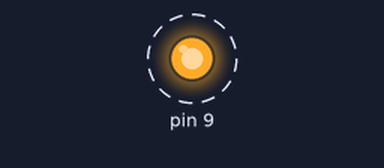
A sketch run on a simulated Arduino Uno, built with avr-gcc and run on an emulated ATmega328P. Parts: output pins drawn as LEDs (lit = HIGH). Dashed ring = blinking.

Above: at 0.5 s.
Timing chart, 0 to 4.6 s (numbered marks = the images above):
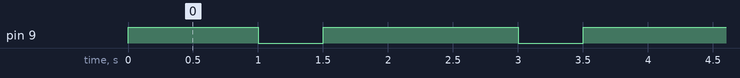

The sketch:

Native_TX_RX_LED_Control.ino
```cpp
//Manually use native TX and RX LEDs to show native USB traffic, they don't blink automatically
void setup() {
  pinMode(72, OUTPUT);  // RX LED
  pinMode(73, OUTPUT);  // TX LED

  digitalWrite(72, HIGH); //NOTE: LED'S ARE ACTIVE LOW!!!
  digitalWrite(73, HIGH);
}

void loop() {
  digitalWrite(72, LOW);   // RX LED ON
  delay(500);

  digitalWrite(72, HIGH);  // RX LED OFF
  delay(500);

  digitalWrite(73, LOW);   // TX LED ON
  delay(500);

  digitalWrite(73, HIGH);  // TX LED OFF
  delay(500);
}
```

Measured:
- by itself, pin 9: alternates HIGH for 1.5 s and LOW for 0.50 s
